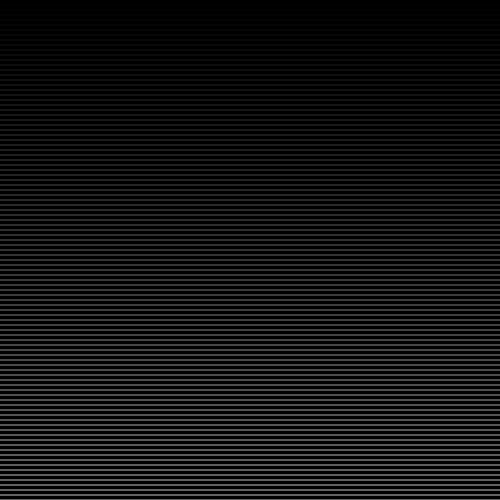
Frame 1 (no input)
Frame 60 (no input): identical to frame 1, image omitted
Frame 120 (the mouse pressed at the canvas centre since frame 60): identical to frame 1, image omitted

The p5.js sketch that drew this single still picture (run headless with seeded random() and noise() and a simulated clock; from frame 60 on, the mouse is pressed at the canvas centre):

// p5.js sketch
// ── sketch.js
var nElementos;

function setup() {
  background(0);
  createCanvas(500, 500);
  nElementos = 300;
}

function draw() {
  background(0);
  for (var i=0; i<nElementos; i++) {
    stroke(2*i);
    line(0, 5*i, width, 5*i);
  }
}
